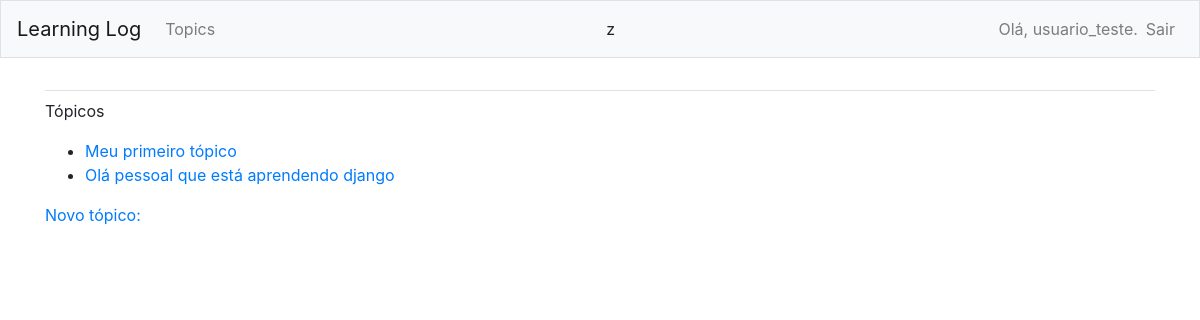
Page /topics/ (signed in) on the earlier database version.
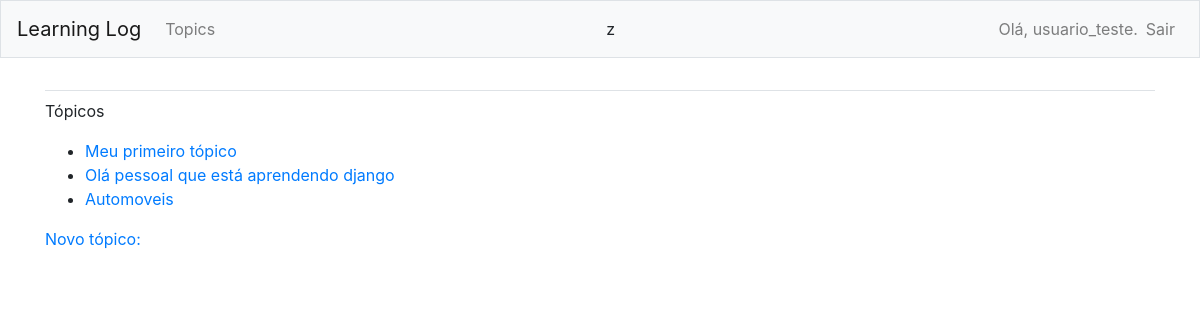
Same page on the later database version.
### learning_logs/models.py (models this page shows)
class Topic(models.Model):
	text = models.CharField(max_length=200)
	date_added = models.DateTimeField(auto_now_add=True)
	owner = models.ForeignKey(User, on_delete=models.CASCADE)
	def __str__(self):
		return self.text

### learning_logs/views.py (the view)
# urls.py: path('topics/', views.topics, name='topics'),
@login_required
def topics(request):
    topics = Topic.objects.filter(owner=request.user).order_by('date_added')
    context = {'topics': topics}
    return render(request, 'learning_logs/topics.html', context)

### learning_logs/templates/learning_logs/topics.html
{% extends "learning_logs/base.html" %}
{% block content %}
	<p>Tópicos</p>
	<ul>
		{% for topic in topics %}
			<li>
				<a href="{% url 'learning_logs:topic' topic.id %}">{{ topic }}</a>
			</li>
		{% empty %}
			<li> Nenhum tópico adicionado ainda.</li>
		{% endfor %}
	</ul>
	<a href="{% url 'learning_logs:new_topic' %}">Novo tópico:</a>
{% endblock content %}

Differences in the rows shown:
added Topic: text "Automoveis"
